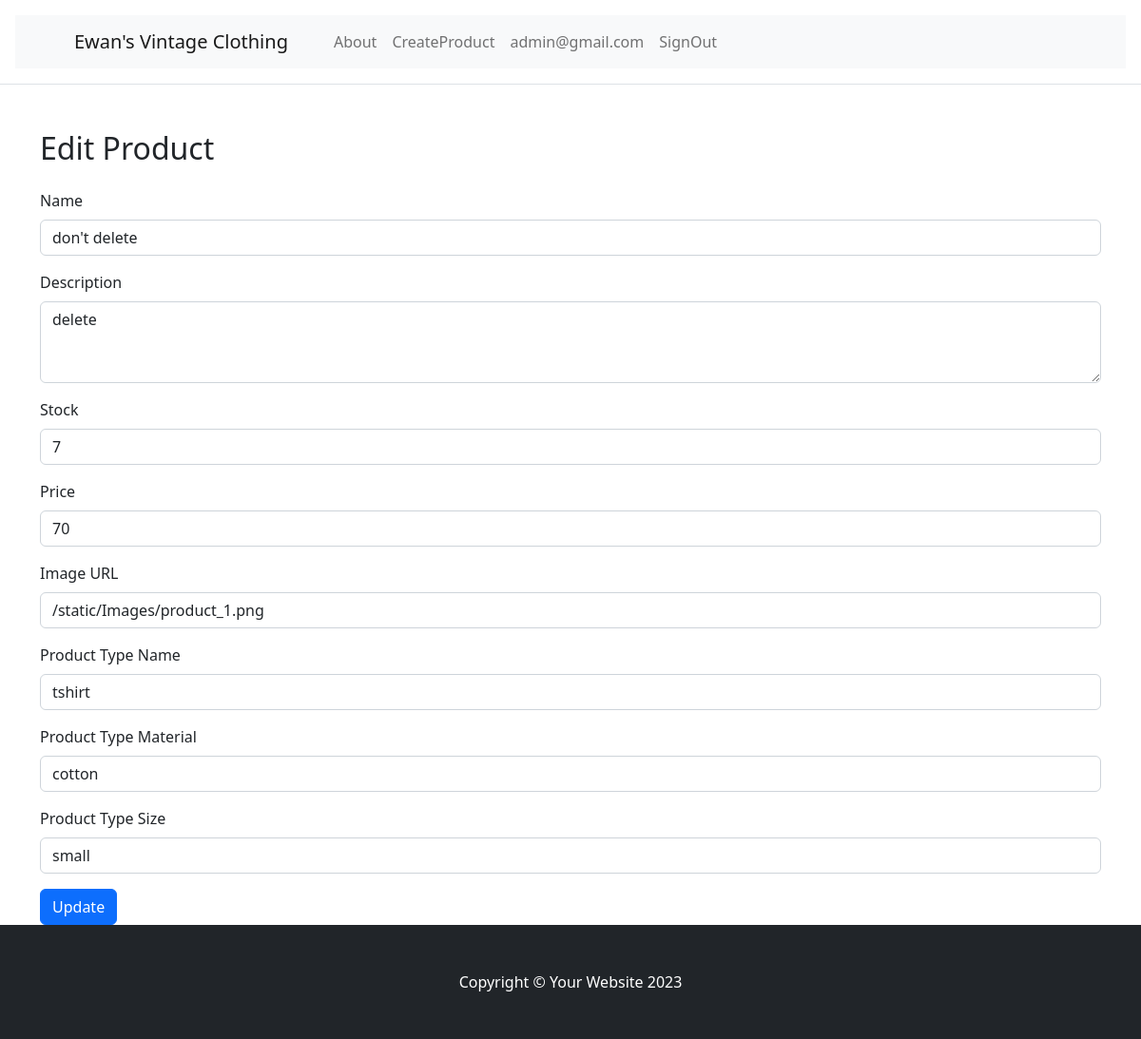
The app's page /products/don't delete/edit (signed in) with its own data.
### tables this page shows
CREATE TABLE User (
    id INTEGER PRIMARY KEY AUTOINCREMENT,
    firstname VARCHAR(255) NOT NULL,
    lastname VARCHAR(255) NOT NULL,
    email VARCHAR(255) NOT NULL UNIQUE,
    password TEXT NOT NULL,
    is_admin BOOLEAN NOT NULL DEFAULT 0,
    is_active BOOLEAN NOT NULL DEFAULT 1
);

CREATE TABLE Product (
    id INTEGER PRIMARY KEY AUTOINCREMENT,
    name VARCHAR(255) NOT NULL,
    description TEXT,
    stock INT NOT NULL CHECK (stock >= 0),
    price DECIMAL(10, 2) NOT NULL CHECK (price >= 0.00),
    imageurl VARCHAR(255) NOT NULL,
    created_by INT NOT NULL,
    product_type INT NOT NULL,
    created_at TIMESTAMP DEFAULT CURRENT_TIMESTAMP,
    FOREIGN KEY (created_by) REFERENCES User(id) ON DELETE CASCADE,
    FOREIGN KEY (product_type) REFERENCES ProductType(id) ON DELETE CASCADE
);

CREATE TABLE ProductType (
    id INTEGER PRIMARY KEY AUTOINCREMENT,
    name VARCHAR(20) NOT NULL,
    material VARCHAR(20) NOT NULL,
    size VARCHAR(20) NOT NULL
);

### app.py (the view, shortened to what this page needs)
@app.route('/products/<name>/edit', methods=['GET', 'POST'])
def product_edit(name):
    if g.user and g.user.is_admin:
        try:
            product=select_product_by_name(name)
            return render_template('ProductEdit.html', product=product)
        except Exception as e:
            print(e)
            flash('Error while updating','danger')
            return redirect(url_for('products_spread'))
    flash('Unauthorised users cannot edit product','danger')
    return redirect(url_for('products_spread'))

### Model/Product.py (called while the page is built)
    def to_dict(self) -> dict:
        return {
            "id":self.id, "name":self.name, "material":self.material, "size":self.size
        }

    def to_dict(self):
        return {
            'id': self.id,
            'name': self.name,
            'description': self.description,
            'stock': self.stock,
            'price': self.price,
            'imageurl': self.imageurl,
            'created_by': self.created_by,
            'product_type': self.product_type,
            'created_at': self.created_at
        }

### Service/UserService.py (called while the page is built)
    def get_user_by_email(self,email):
        return select_user_by_email(email)

### app.py (called while the page is built)
@app.before_request
def before_request():
    email=session.get("email")
    if email is None:
        g.user = None
    else:
        validation = UserValidation()
        user=UserService(validation).get_user_by_email(email)
        if user:
            g.user=user
            if 'cart' not in session:
                session['cart'] = {"user": user.email, "items": [],}
            else:
                g.cart = session['cart']#assign cart to g.cart to access in the template easily
        else:
            session.clear()

### db.py (called while the page is built)
def select_user_by_email(email):
    mydb=get_db()
    row=mydb.execute("""SELECT id, firstname, lastname, email, password, is_admin, is_active FROM User WHERE email = ?""",
                 (email,)).fetchone()
    if row:
        user=UserRead(id=row[0], firstname=row[1], lastname=row[2], email=row[3], password=row[4], is_admin=row[5], is_active=row[6])
        return user

def get_db():
    db = getattr(g, '_database', None)
    if db is None:
        db = g._database = sqlite3.connect(DATABASE)
    return db

def select_product_type_by_id(id):
    mydb = get_db()
    row=mydb.execute("""select id, name, material, size FROM ProductType WHERE id = ?"""
                     ,(id,)).fetchone()
    if row:
        producttype=ProductTypeRead(id=row[0],
                                    name=row[1],
                                    material=row[2],
                                    size=row[3]).to_dict()
        return producttype

### templates/ProductEdit.html
{% extends "base.html" %}
{%  block content %}
    <div class="container mt-5">
        <h2 class="mb-4">Edit Product</h2>
        <form method="POST" action="{{ url_for('product_edit',name=product.name) }}">
            <div class="mb-3">
                <label for="name" class="form-label">Name</label>
                <input value="{{ product.name }}" type="text" class="form-control" id="name" name="name" required>
            </div>
            <div class="mb-3">
                <label for="description" class="form-label">Description</label>
                <textarea class="form-control" id="description" name="description" rows="3" required>{{ product.description }} </textarea>
            </div>
            <div class="mb-3">
                <label for="stock" class="form-label">Stock</label>
                <input value="{{ product.stock }}" type="number" class="form-control" id="stock" name="stock" min="0" required>
            </div>
            <div class="mb-3">
                <label for="price" class="form-label">Price</label>
                <input value="{{ product.price }}" type="number" class="form-control" id="price" name="price" step="0.01" min="0" required>
            </div>
            <div class="mb-3">
                <label for="imageurl" class="form-label">Image URL</label>
                <input value="{{ product.imageurl }}" type="text" class="form-control" id="imageurl" name="imageurl" required>
            </div>
            <div class="mb-3">
                <label for="producttypename" class="form-label">Product Type Name</label>
                <input value="{{ product.product_type.name }}" type="text" class="form-control" id="producttypename" name="producttypename" required>
            </div>
            <div class="mb-3">
                <label for="producttypematerial" class="form-label">Product Type Material</label>
                <input value="{{ product.product_type.material }}" type="text" class="form-control" id="producttypematerial" name="producttypematerial" required>
            </div>
            <div class="mb-3">
                <label for="producttypesize" class="form-label">Product Type Size</label>
                <input value="{{ product.product_type.size }}" type="text" class="form-control" id="producttypesize" name="producttypesize" required>
            </div>
            <button type="submit" class="btn btn-primary">Update</button>
        </form>
    </div>
{% endblock %}

### templates/header.html (shortened to what this page needs)
<nav class="navbar navbar-expand-lg navbar-light bg-light">
            <div class="container px-4 px-lg-5">
                <a class="navbar-brand" href="{{ url_for('products_spread') }}">Ewan's Vintage Clothing</a>
                <div class="collapse navbar-collapse" id="navbarSupportedContent">
                    <ul class="navbar-nav me-auto mb-2 mb-lg-0 ms-lg-4">
                        <li class="nav-item"><a class="nav-link" href="{{ url_for('about_page') }}">About</a></li>
                        {% if g.user %}
                            {% if g.user.is_admin %}
                                <li class="nav-item"><a class="nav-link" href="{{ url_for('create_product') }}">CreateProduct</a>
                                </li>
                                {% endif %}
                        <li class="nav-item"><a class="nav-link" href="#">{{ g.user.email }}</a></li>
                        <li class="nav-item"><a class="nav-link" href="{{ url_for('signout_page') }}">SignOut</a></li>
                        {% else %}
                        <li class="nav-item"><a class="nav-link" href="{{ url_for('signup_page') }}">SignUp</a></li>
                        <li class="nav-item"><a class="nav-link" href="{{ url_for('signin_page') }}">SignIn</a></li>
                        {% endif %}
                    </ul>
                </div>
            </div>
        </nav>

### records on screen
User: user.email "admin@gmail.com"
Product: name "don't delete", description "delete", stock "7", price "70", imageurl "/static/Images/product_1.png"
ProductType: producttypename "tshirt", producttypematerial "cotton", producttypesize "small"
